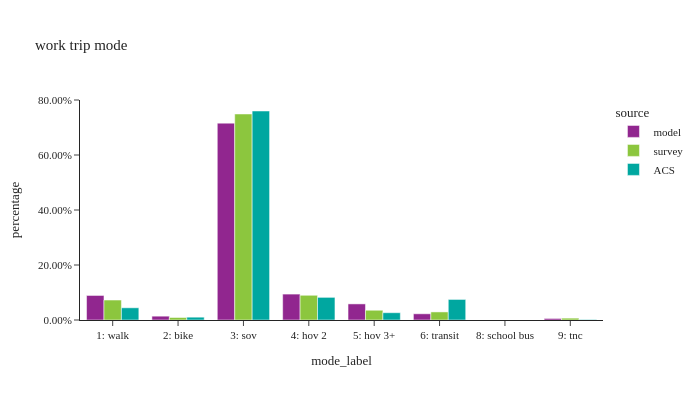

The notebook cell this image was saved under:
### Code cell
df_plot = (
    wk_trip.group_by(['source', 'mode_label'])
    .agg([
        pl.col('trexpfac').sum().alias('trexpfac'),
        pl.col('trexpfac').count().alias('sample count')
    ])
    .with_columns((pl.col('trexpfac') / pl.col('trexpfac').sum().over(['source'])).alias('percentage'))
)
df_plot = pl.concat([df_plot, df_acs_region], how='diagonal')

fig = px.bar(df_plot.sort(['source']).to_pandas(), x="mode_label", y="percentage",
             color="source", barmode="group",
             category_orders={'source': ['model', 'survey', 'ACS']},
             hover_data=['sample count'],
             title="work trip mode")
fig.update_layout(height=400, width=700, font=dict(size=11),
                  xaxis=dict(dtick=1, categoryorder='category ascending'),
                  yaxis=dict(tickformat=".2%"))
fig.show()

### Figure 1 — Plotly figure (JSON) as saved in the notebook; plotly's stock layout.template omitted (floating-point values rounded to 4 significant figures)
{"data": [{"alignmentgroup": "True", "customdata": [[192200.0], [1542000.0], [12060.0], [29.0], [48620.0], [126100.0], [203000.0], [29960.0]], "hovertemplate": "source=model<br>mode_label=%{x}<br>percentage=%{y}<br>sample count=%{customdata[0]}<extra></extra>", "legendgroup": "model", "marker": {"color": "#91268F", "pattern": {"shape": ""}}, "name": "model", "offsetgroup": "model", "orientation": "v", "showlegend": true, "textposition": "auto", "type": "bar", "x": ["1: walk", "3: sov", "9: tnc", "8: school bus", "6: transit", "5: hov 3+", "4: hov 2", "2: bike"], "xaxis": "x", "y": [0.08923, 0.7159, 0.0056, 1.346e-05, 0.02257, 0.05855, 0.09424, 0.01391], "yaxis": "y"}, {"alignmentgroup": "True", "customdata": [[33.0], [248.0], [60.0], [123.0], [349.0], [1597.0], [136.0], [14.0]], "hovertemplate": "source=survey<br>mode_label=%{x}<br>percentage=%{y}<br>sample count=%{customdata[0]}<extra></extra>", "legendgroup": "survey", "marker": {"color": "#8CC63E", "pattern": {"shape": ""}}, "name": "survey", "offsetgroup": "survey", "orientation": "v", "showlegend": true, "textposition": "auto", "type": "bar", "x": [null, "6: transit", "5: hov 3+", "2: bike", "1: walk", "3: sov", "4: hov 2", "9: tnc"], "xaxis": "x", "y": [0.00757, 0.02935, 0.03549, 0.009129, 0.07261, 0.7492, 0.08988, 0.006784], "yaxis": "y"}, {"alignmentgroup": "True", "customdata": [[NaN], [NaN], [NaN], [NaN], [NaN], [NaN], [NaN]], "hovertemplate": "source=ACS<br>mode_label=%{x}<br>percentage=%{y}<br>sample count=%{customdata[0]}<extra></extra>", "legendgroup": "ACS", "marker": {"color": "#00A7A0", "pattern": {"shape": ""}}, "name": "ACS", "offsetgroup": "ACS", "orientation": "v", "showlegend": true, "textposition": "auto", "type": "bar", "x": ["2: bike", "4: hov 2", "5: hov 3+", "3: sov", "9: tnc", "6: transit", "1: walk"], "xaxis": "x", "y": [0.01025, 0.08232, 0.02649, 0.76, 0.001771, 0.07473, 0.04441], "yaxis": "y"}], "layout": {"barmode": "group", "font": {"size": 11}, "height": 400, "legend": {"title": {"text": "source"}, "tracegroupgap": 0}, "title": {"text": "work trip mode"}, "width": 700, "xaxis": {"anchor": "y", "categoryorder": "category ascending", "domain": [0.0, 1.0], "dtick": 1, "title": {"text": "mode_label"}}, "yaxis": {"anchor": "x", "domain": [0.0, 1.0], "tickformat": ".2%", "title": {"text": "percentage"}}}}
